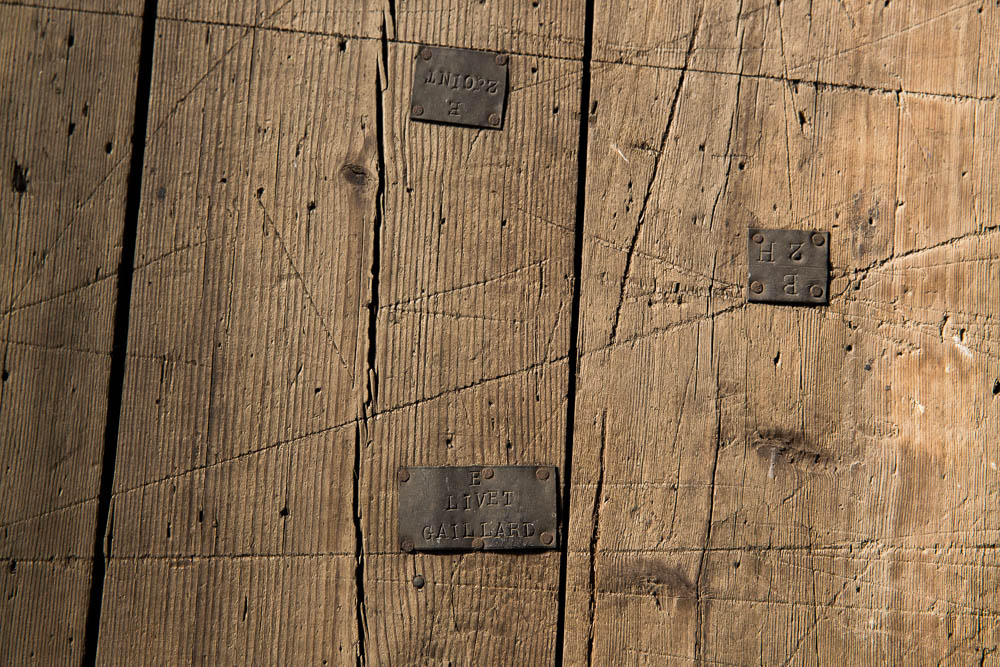
//> input picture Projet_Chantenay/Photos/Photo1.jpg, 1000 x 667 px
$ ./Detection_Canny   (built with g++ and OpenCV 4)
//> lines starting //> are read from the running program, lines starting //| are printed output that depends on the picture
#include "opencv2/imgproc/imgproc.hpp"
#include "opencv2/highgui/highgui.hpp"
#include <stdlib.h>
#include <stdio.h>

using namespace cv;

/// Global variables

Mat src, src_gray;
Mat dst, detected_edges;

int edgeThresh = 1;
int lowThreshold;
int const max_lowThreshold = 100;
int ratio = 3;
int kernel_size = 3;
char* window_name = "Edge Map";

/**
* @function CannyThreshold
* @brief Trackbar callback - Canny thresholds input with a ratio 1:3
*/
void CannyThreshold(int, void*)
{
	/// Reduce noise with a kernel 3x3
	blur(src_gray, detected_edges, Size(7, 7));

	/// Canny detector
	Canny(detected_edges, detected_edges, lowThreshold, lowThreshold*ratio, kernel_size);

	/// Using Canny's output as a mask, we display our result
	dst = Scalar::all(0);

	src.copyTo(dst, detected_edges);
	imshow(window_name, dst);
}


/** @function main */
int main(int argc, char** argv)
{
	/// Load an image
	src = imread("Photos/Photo1.jpg");
//> src is the input picture: 667 rows x 1000 cols, CV_8UC3; mean B, G, R 82.6, 110.5, 136.9

	// [6 lines of commented-out code are left out]
	dst.create(src.size(), src.type());

	/// Convert the image to grayscale
	cvtColor(src, src_gray, CV_BGR2GRAY);
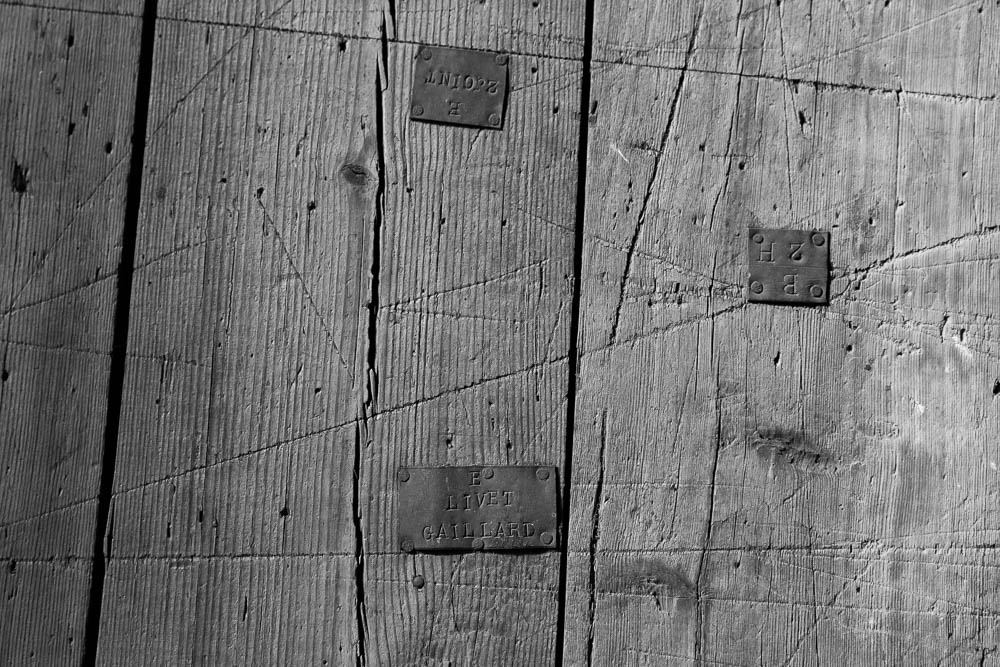
//> src_gray: 667 rows x 1000 cols, CV_8UC1; min 0, max 252, mean 115.2

	/// Create a window
	namedWindow(window_name, CV_WINDOW_AUTOSIZE);

	/// Create a Trackbar for user to enter threshold
	createTrackbar("Min Threshold:", window_name, &lowThreshold, max_lowThreshold, CannyThreshold);

	/// Show the image
	CannyThreshold(0, 0);
//> in CannyThreshold, `blur(src_gray, detected_edges, Size(7, 7));`:
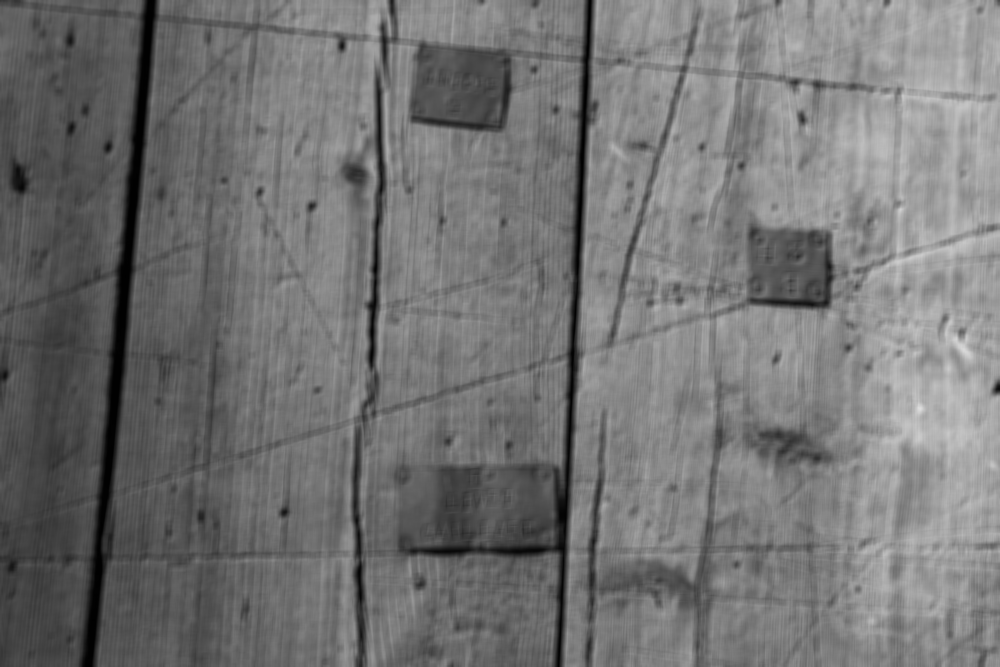
//> detected_edges: 667 rows x 1000 cols, CV_8UC1; min 0, max 222, mean 115.2
//> in CannyThreshold, `Canny(detected_edges, detected_edges, lowThreshold, lowThreshold*ratio..`:
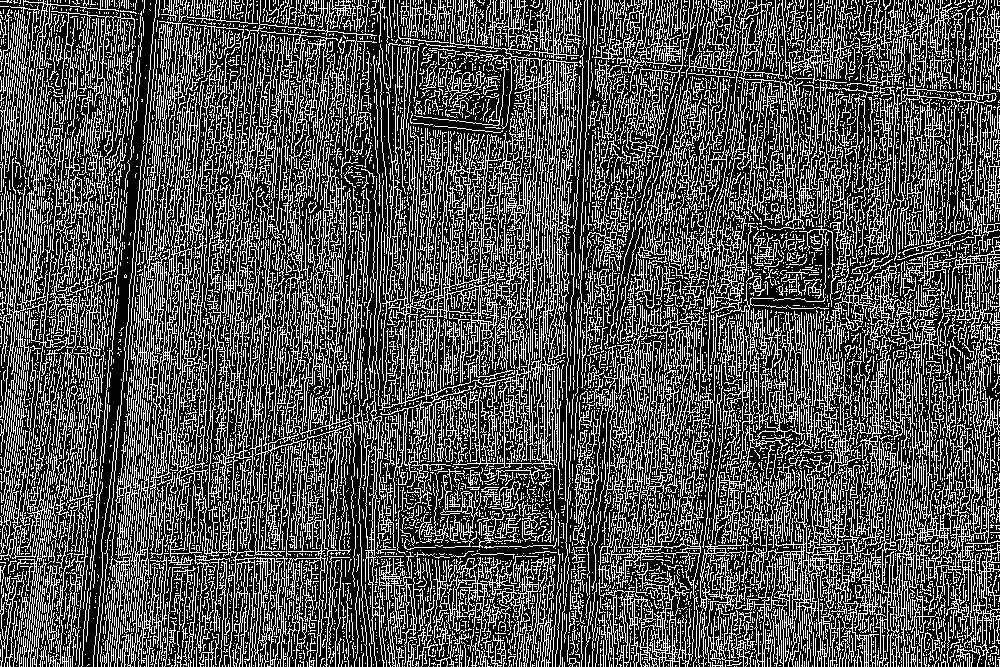
//> detected_edges: 667 rows x 1000 cols, CV_8UC1; 32.1% white in thin lines or dots
//> in CannyThreshold, `src.copyTo(dst, detected_edges);`:
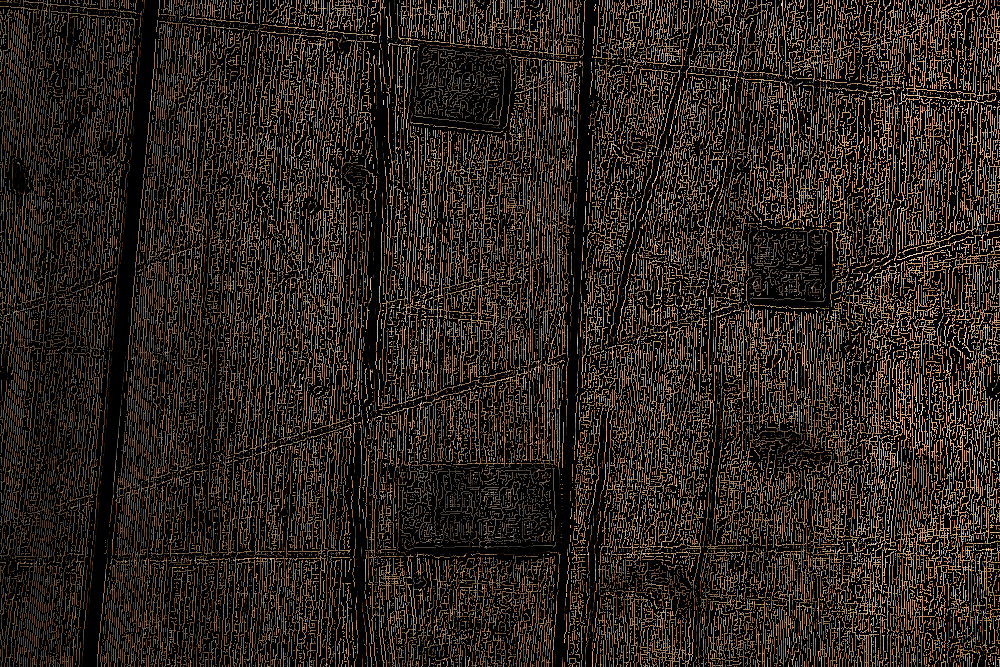
//> dst: 667 rows x 1000 cols, CV_8UC3; mean B, G, R 27, 36.2, 44.8

	/// Wait until user exit program by pressing a key
	waitKey(0);

	return 0;
}

$ run again, with Projet_Chantenay/Photos/Photo2.jpg copied over Projet_Chantenay/Photos/Photo1.jpg
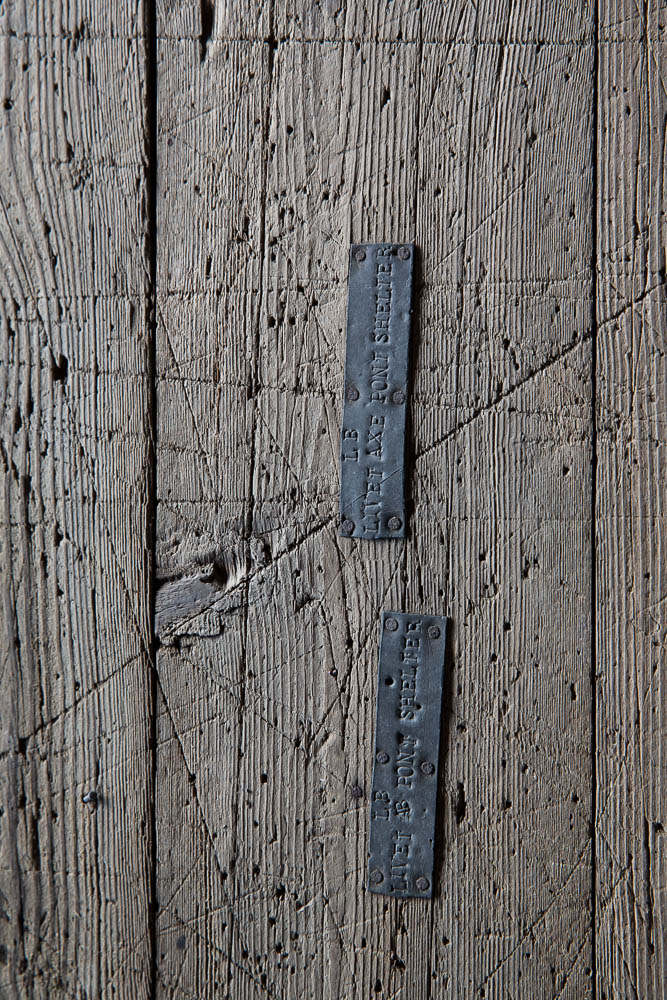
//> input picture Projet_Chantenay/Photos/Photo2.jpg, 667 x 1000 px
//> src is the input picture: 1000 rows x 667 cols, CV_8UC3; mean B, G, R 106.5, 108.4, 111.3
//> in CannyThreshold, `Canny(detected_edges, detected_edges, lowThreshold, lowThreshold*ratio..`:
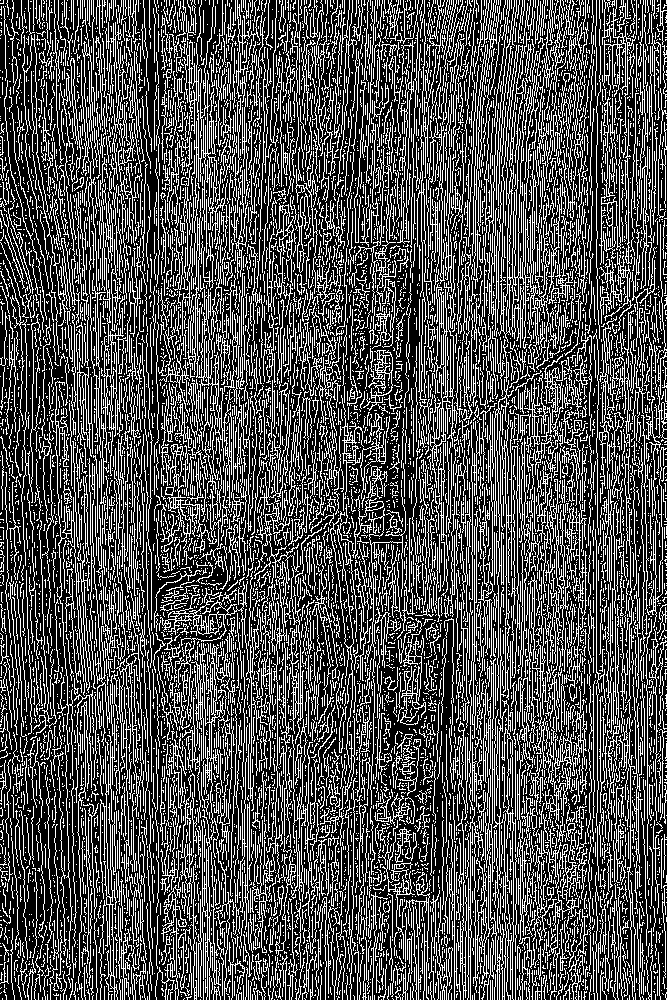
//> detected_edges: 1000 rows x 667 cols, CV_8UC1; 31.1% white in thin lines or dots
//> in CannyThreshold, `src.copyTo(dst, detected_edges);`:
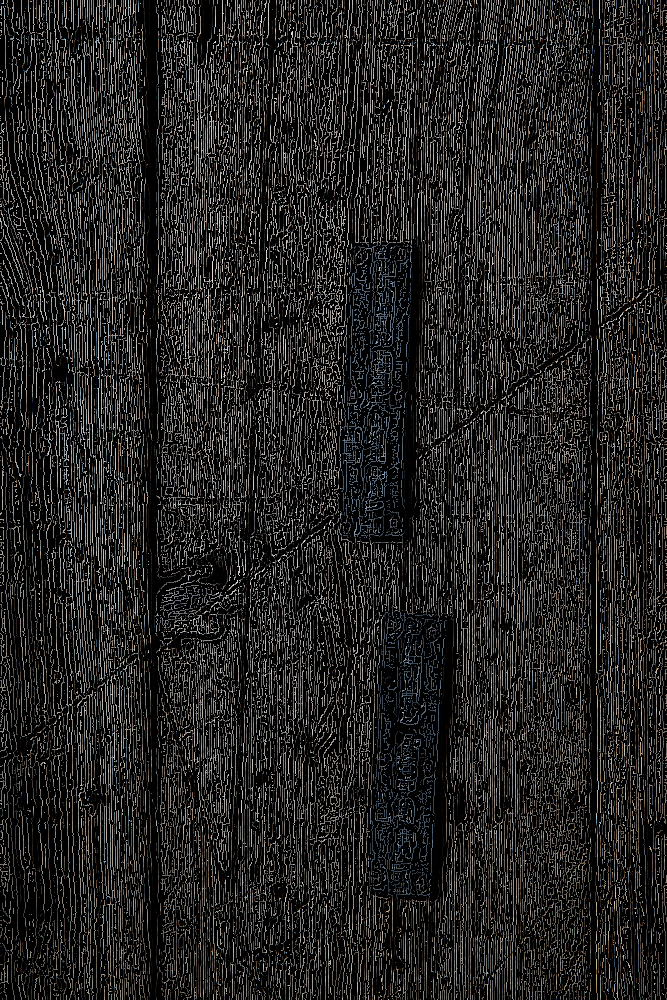
//> dst: 1000 rows x 667 cols, CV_8UC3; mean B, G, R 34.1, 34.7, 35.6
